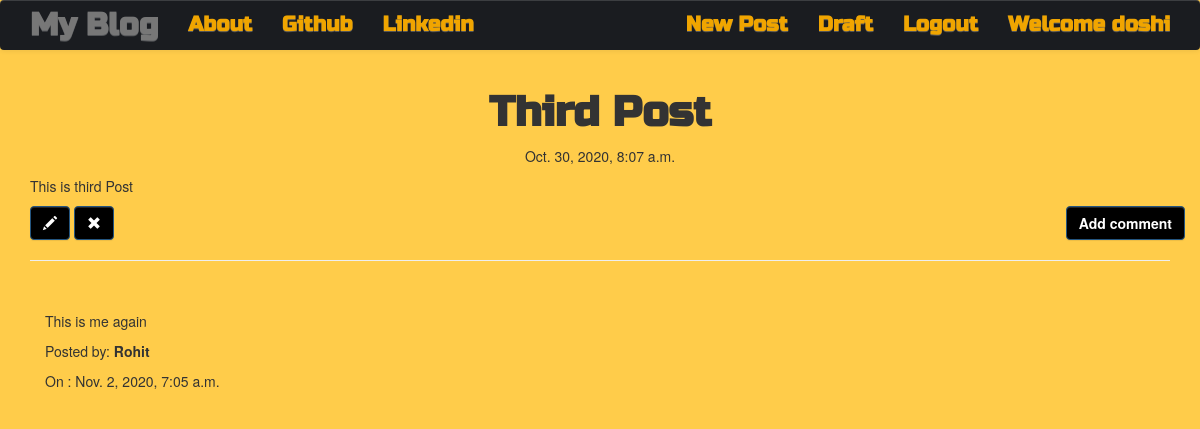
Page /post/8 (signed in) on the committed database.
### blog/models.py (models this page shows, shortened)
class Post(models.Model):
    author=models.ForeignKey('auth.user', on_delete=models.CASCADE)
    title=models.CharField(max_length=254)
    text=models.TextField()
    created_date=models.DateTimeField(default=timezone.now())
    published_date=models.DateTimeField(blank=True,null=True)

class Comment(models.Model):
    post=models.ForeignKey('blog.Post',related_name='comments', on_delete=models.CASCADE)
    author=models.CharField(max_length=200)
    text=models.TextField()
    create_date=models.DateTimeField(default=timezone.now)
    approved_comment=models.BooleanField(default=False)

### blog/views.py (the view)
# urls.py: url(r'^post/(?P<pk>\d+)$', views.PostDetailView.as_view(), name='post_detail'),
class PostDetailView(DetailView):
    model=Post

### blog/templates/blog/post_detail.html (shortened to what this page needs)
{% extends 'blog/base.html' %}
{% block content %}
        <h1 class='posttitle loader'><strong>{{ post.title }}</strong></h1>
        {% if post.published_date %}
            <div class="date postdate">
                {{ post.published_date }}
            </div>
        {% else %}
            <p>Created On: {{ post.created_date }}</p>
            <a style="background:black" class="btn btn-default" href="{% url 'post_publish' pk=post.pk %}"><strong style="color:white" >Publish</strong> </a>
        {% endif %}
      <p class='postcontent' >{{ post.text|safe|linebreaksbr }}</p>
      {% if user.is_authenticated %}
          <a style="background:black" class="btn btn-primary" href="{% url 'post_edit' pk=post.pk %}"><span class="glyphicon glyphicon-pencil"></span></a>
          <a style="background:black" class="btn btn-primary" href="{% url 'post_remove' pk=post.pk %}"><span class="glyphicon glyphicon-remove"></span></a>
            <a style="background:black"  class="btn btn-primary btn-comment" href="{% url 'add_comment_to_post' pk=post.pk %}"><strong>Add comment</strong> </a>
      {% endif %}
  <hr>
  <div class="container">
  {% for comment in post.comments.all %}
  <br>
      {% if user.is_authenticated or comment.approved_comment %}
          <p>{{ comment.text|safe|linebreaks }}</p>
          <p>Posted by: <strong>{{ comment.author }}</strong></p>
          <p>On : {{ comment.create_date }}</p>
      {% endif %}
  {% empty %}
      <p>No comments posted.</p>
  {% endfor %}
</div>
{% endblock %}

### blog/templates/blog/base.html (shortened to what this page needs)
<!DOCTYPE html>
{% load staticfiles %}
<html lang="en" dir="ltr">
  <head>
        <link rel="stylesheet" href="https://maxcdn.bootstrapcdn.com/bootstrap/3.3.7/css/bootstrap.min.css">
        <link rel="stylesheet" href="https://maxcdn.bootstrapcdn.com/bootstrap/3.3.7/css/bootstrap-theme.min.css">
        <link rel="stylesheet" href="//cdn.jsdelivr.net/npm/medium-editor@latest/dist/css/medium-editor.min.css" type="text/css" media="screen" charset="utf-8">
        <link rel="stylesheet" href="{% static 'css/blog.css' %}">
  </head>
  <body>
<nav  style="background:#1a1c20" border=0px; class="navbar navbar-default techfont custom-navbar">
  <div class="container">
    <ul class="nav navbar-nav">
      <li><a class="navbar-brand bigbrand"  href="{% url 'post_list' %}"><strong>My Blog</strong></a></li>
      <li><a id="nav_link" href="{% url 'about' %}"><strong>About</strong></a></li>
      <li><a id="nav_link" href="https://github.com/Samrat101"><strong>Github</strong></a></li>
      <li><a id="nav_link" href="https://www.linkedin.com/in/sandeep-yadav-2449381a0/"><strong>Linkedin</strong></a></li>
    </ul>
    <ul class="nav navbar-nav navbar-right">
      {% if user.is_authenticated %}
        <li><a id="nav_link" href="{% url 'post_new' %}"><strong>New Post</strong></a></li>
        <li><a id="nav_link" href="{% url 'post_draft_list' %}"><strong>Draft</strong></a></li>
        <li><a id="nav_link" href="{% url 'logout' %}"><strong>Logout</strong></a></li>
        <li><a id="nav_link" href=""><strong>Welcome {{ user.username }}</strong></a></li>
      {% else  %}
        <li><a class="nav navbar-right"  href="{% url 'login' %}"><span class="glyphicon glyphicon-user"></span></a></li>
      {% endif %}
    </ul>
  </div>
</nav>
<div class="content container">
    <div class="row">
      <div class="col-md-12">
        <div class="blog_posts">
          {% block content %}
          {% endblock %}
        </div>
      </div>
    </div>
</div>
  </body>
</html>

### blog/static/css/blog.css (style rules this page uses)
.techfont { font-family:'Russo One',sans-serif; font-size:1.5em; border: 0px; }
.bigbrand { font-size:1.5em; }
#nav_link { color:#f0a500; }
.postdate { text-align:center; }
.posttitle { font-family: 'Russo One',sans-serif; font-size:3em; text-align:center; }
.postcontent { font-family: 'Montserrat'; font-size:1.5em; }
.btn-comment { position:absolute; right:0px; }
body { background-color:#ffcc4a; }

### rows in the picture
Post: title "Third Post", published_date "Oct. 30, 2020, 8:07 a.m.", text "This is third Post"
Comment: text "This is me again", author "Rohit", create_date "Nov. 2, 2020, 7:05 a.m."

### other values in the picture
{{ user.username }} "doshi"
